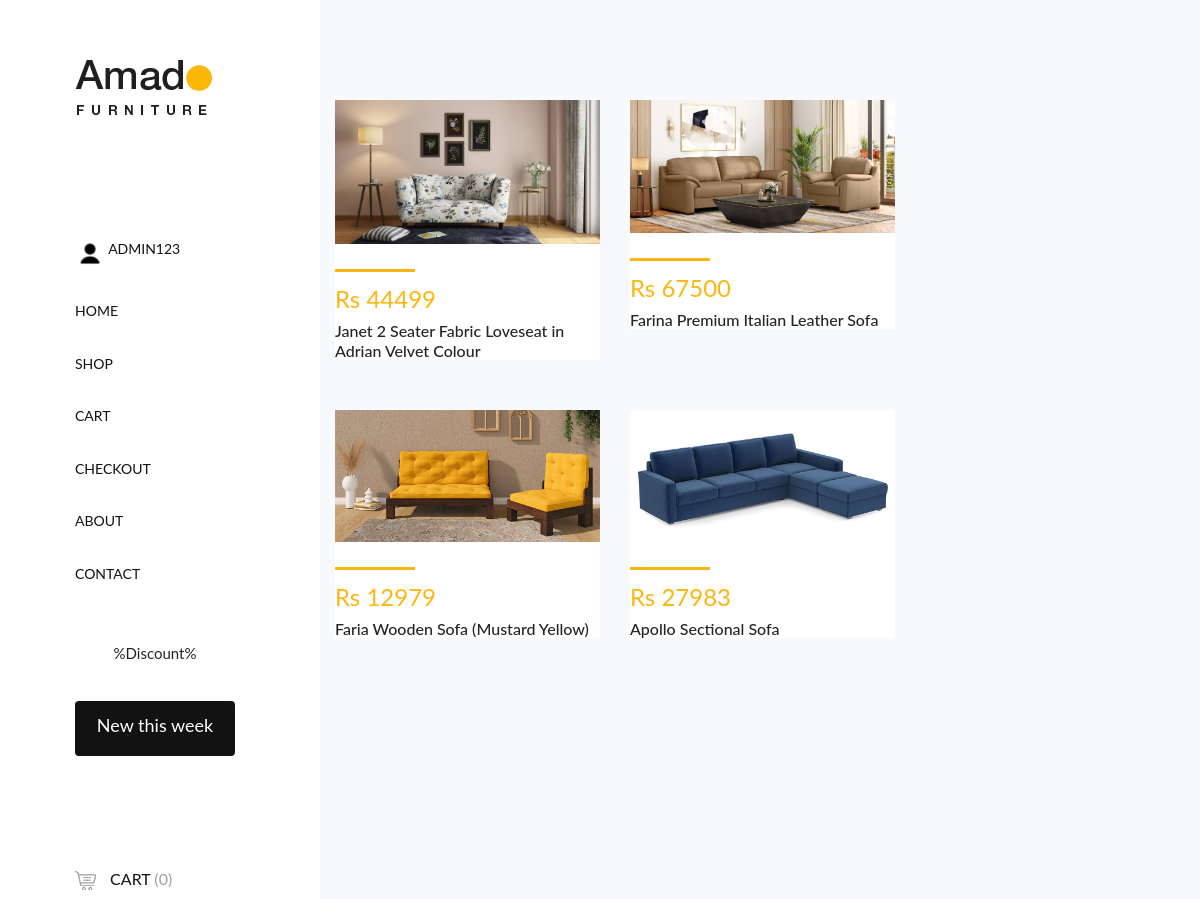
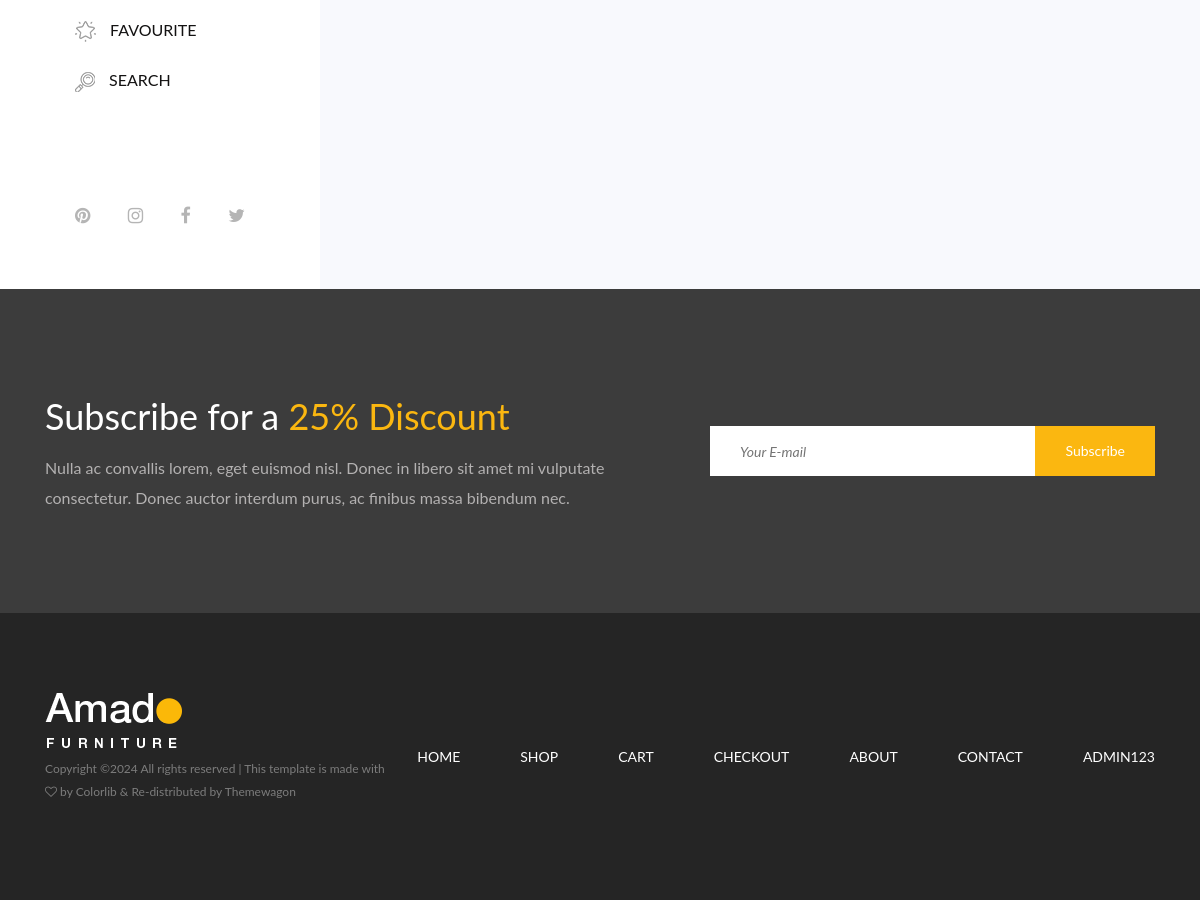
Screenshot of /CategoryPage/Sofa Set/ (signed in) with the database file from the repository (2 pictures, top to bottom).
### AdminApp/models.py (models this page shows)
class Product(models.Model):
    ProductCat = models.CharField(max_length=100, null=True, blank=True)
    ProductName = models.CharField(max_length=100, null=True, blank=True)
    ProductQuantity = models.IntegerField(null=True, blank=True)
    ProductPrice = models.IntegerField(null=True, blank=True)
    ProductDesc = models.TextField(max_length=600, null=True, blank=True)
    ProductOrigin = models.CharField(max_length=100, null=True, blank=True)
    ProductManu = models.CharField(max_length=100, null=True, blank=True)
    ProductImage1 = models.ImageField(upload_to="Products", null=True, blank=True)
    ProductImage2 = models.ImageField(upload_to="Products", null=True, blank=True)
    ProductImage3 = models.ImageField(upload_to="Products", null=True, blank=True)

### WebApp/views.py (the view)
# urls.py: path('CategoryPage/<CatName>/', views.CategoryPage, name="CategoryPage"),
def CategoryPage(request, CatName):
    data = Product.objects.filter(ProductCat=CatName)
    car = Cart.objects.filter(UName=request.session['UName'])
    count = car.count()
    return render(request, "Category.html", {'data':data, 'count':count})

### WebApp/templates/Category.html (shortened to what this page needs)
<!DOCTYPE html>
{% load static %}
<html lang="en">
<head>
    <link href="{% static 'web/css/core-style.css' %}" rel="stylesheet">
    <link href="{% static 'web/style.css' %}" rel="stylesheet">
</head>
<body>
<div class="main-content-wrapper d-flex clearfix">
    <header class="header-area clearfix">
        <div class="logo">
            <a href="index.html"><img alt="" src="{% static 'web/img/core-img/logo.png' %}"></a>
        </div>
        <nav class="amado-nav">
            <ul>
                {% if request.session.UName %}
                <li>
                    <a class="search-nav" href="{% url 'UserLogout' %}"><img alt=""
                                                                             height="30px"
                                                                             src="{% static 'web/img/core-img/person.png' %}" width="30px">
                        {{request.session.UName}}</a>
                </li>
                {% else %}
                <li>
                    <a class="search-nav" href="{% url 'SigninPage' %}"><img alt=""
                                                                             height="30px"
                                                                             src="{% static 'web/img/core-img/person.png' %}" width="30px"> Login</a>
                </li>
                {% endif %}
                <li><a href="{% url 'HomePage' %}">Home</a></li>
                <li><a href="{% url 'ProductPage' %}">Shop</a></li>
                <li><a href="{% url 'ViewCart' %}">Cart</a></li>
                <li><a href="{% url 'CheckoutPage' %}">Checkout</a></li>
                <li><a href="{% url 'AboutPage' %}">About</a></li>
                <li><a href="{% url 'ContactPage' %}">Contact</a></li>
            </ul>
        </nav>
        <div class="amado-btn-group mt-30 mb-100">
            <a class="btn amado-btn mb-15" href="#">%Discount%</a>
            <a class="btn amado-btn active" href="#">New this week</a>
        </div>
        <div class="cart-fav-search mb-100">
            <a class="cart-nav" href="{% url 'ViewCart' %}"><img alt="" src="{% static 'web/img/core-img/cart.png' %}"> Cart <span>({{count}})</span></a>
            <a class="fav-nav" href="#"><img alt="" src="{% static 'web/img/core-img/favorites.png' %}"> Favourite</a>
            <a class="search-nav" href="#"><img alt="" src="{% static 'web/img/core-img/search.png' %}"> Search</a>
        </div>
        <div class="social-info d-flex justify-content-between">
            <a href="#"><i aria-hidden="true" class="fa fa-pinterest"></i></a>
            <a href="#"><i aria-hidden="true" class="fa fa-instagram"></i></a>
            <a href="#"><i aria-hidden="true" class="fa fa-facebook"></i></a>
            <a href="#"><i aria-hidden="true" class="fa fa-twitter"></i></a>
        </div>
    </header>
    <div class="amado_product_area section-padding-100">
        <div class="container-fluid">
            <div class="row">
                {% for i in data %}
                <div class="col-12 col-sm-6 col-md-12 col-xl-6">
                    <div class="single-product-wrapper">
                        <a href="{% url 'SingleProPage' ProID=i.id%}">
                            <div class="product-img">
                                <img alt="" src="{{i.ProductImage1.url}}">
                            </div>
                        </a>
                        <div class="product-description d-flex align-items-center justify-content-between">
                            <div class="product-meta-data">
                                <div class="line"></div>
                                <p class="product-price">Rs {{i.ProductPrice}}</p>
                                <a href="product-details.html">
                                    <h6>{{i.ProductName}}</h6>
                                </a>
                            </div>
                        </div>
                    </div>
                </div>
                {% endfor %}
            </div>
        </div>
    </div>
</div>
<section class="newsletter-area section-padding-100-0">
    <div class="container">
        <div class="row align-items-center">
            <div class="col-12 col-lg-6 col-xl-7">
                <div class="newsletter-text mb-100">
                    <h2>Subscribe for a <span>25% Discount</span></h2>
                    <p>Nulla ac convallis lorem, eget euismod nisl. Donec in libero sit amet mi vulputate consectetur.
                        Donec auctor interdum purus, ac finibus massa bibendum nec.</p>
                </div>
            </div>
            <div class="col-12 col-lg-6 col-xl-5">
                <div class="newsletter-form mb-100">
                    <form action="#" method="post">
                        <input class="nl-email" name="email" placeholder="Your E-mail" type="email">
                        <input type="submit" value="Subscribe">
                    </form>
                </div>
            </div>
        </div>
    </div>
</section>
<footer class="footer_area clearfix">
    <div class="container">
        <div class="row align-items-center">
            <div class="col-12 col-lg-4">
                <div class="single_widget_area">
                    <div class="footer-logo mr-50">
                        <a href="index.html"><img alt="" src="{% static 'web/img/core-img/logo2.png' %}"></a>
                    </div>
                    <p class="copywrite">
                        Copyright &copy;<script>document.write(new Date().getFullYear());</script>
                        All rights reserved | This template is made with <i aria-hidden="true"
                                                                            class="fa fa-heart-o"></i> by <a href="#"
                                                                                                          target="_blank">Colorlib</a>
                        & Re-distributed by <a href="#" target="_blank">Themewagon</a>
                </div>
            </div>
            <div class="col-12 col-lg-8">
                <div class="single_widget_area">
                    <div class="footer_menu">
                        <nav class="navbar navbar-expand-lg justify-content-end">
                            <div class="collapse navbar-collapse" id="footerNavContent">
                                <ul class="navbar-nav ml-auto">
                                    <li class="nav-item">
                                        <a class="nav-link" href="{% url 'HomePage' %}">Home</a>
                                    </li>
                                    <li class="nav-item">
                                        <a class="nav-link" href="{% url 'ProductPage' %}">Shop</a>
                                    </li>
                                    <li class="nav-item">
                                        <a class="nav-link" href="{% url 'ViewCart' %}">Cart</a>
                                    </li>
                                    <li class="nav-item">
                                        <a class="nav-link" href="{% url 'CheckoutPage' %}">Checkout</a>
                                    </li>
                                    <li class="nav-item">
                                        <a class="nav-link" href="{% url 'AboutPage' %}">About</a>
                                    </li>
                                    <li class="nav-item">
                                        <a class="nav-link" href="{% url 'ContactPage' %}">Contact</a>
                                    </li>
                                    <li class="nav-item">
                                        {% if request.session.UName %}
                                        <a class="nav-link" href="{% url 'UserLogout' %}">{{request.session.UName}}</a>
                                        {% else %}
                                        <a class="nav-link" href="{% url 'SigninPage' %}">Login</a>
                                        {% endif %}
                                    </li>
                                </ul>
                            </div>
                        </nav>
                    </div>
                </div>
            </div>
        </div>
    </div>
</footer>
</body>
</html>

### rows the page displays
Product: ProductImage1 (picture), ProductPrice "44499", ProductName "Janet 2 Seater Fabric Loveseat in Adrian Velvet Colour"
Product: ProductImage1 (picture), ProductPrice "67500", ProductName "Farina Premium Italian Leather Sofa"
Product: ProductImage1 (picture), ProductPrice "12979", ProductName "Faria Wooden Sofa (Mustard Yellow)"
Product: ProductImage1 (picture), ProductPrice "27983", ProductName "Apollo Sectional Sofa"

### other values shown
{{ request.session.UName }} "ADMIN123"
{{ count }} "0"
